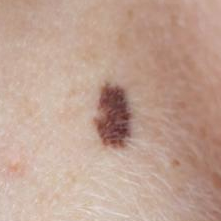
#> input picture Images/PAT_100_393_898.png, 221 x 221 px, given as the content of the folder ./Medical_Imaging/ImagesJPG/, which was not available
$ python maskcreation.py
#> lines starting #> are read from the running program, lines starting #| are printed output that depends on the picture
from PIL import Image
import numpy as np
import matplotlib.pyplot as plt
from skimage.color import rgb2gray
import matplotlib
matplotlib.use("QtAgg")
import os
import random

from skimage.filters import gaussian
from skimage.segmentation import active_contour


folderPNG = ".\\Medical_Imaging\\Images\\" #folder containing the png images
folderJPG = ".\\Medical_Imaging\\ImagesJPG\\" #folder containing the jpg images

# [13 lines left out: function pngtojpeg, not called in this run]


def randpicture(folder): #for the sake of testing other photos with ease
    filename = random.choice(os.listdir(folder))
    return filename


im = rgb2gray(Image.open(".\\Medical_Imaging\\ImagesJPG\\" + randpicture(folderJPG)))
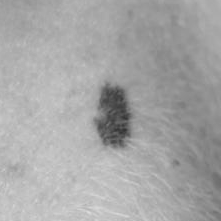
#> im: shape (221, 221) float64; min 0.201, max 0.863, mean 0.653

# [49 lines left out: functions snaking, masking, not called in this run]

#pngtojpeg()

$ run again, on Images/PAT_1276_957_406.png
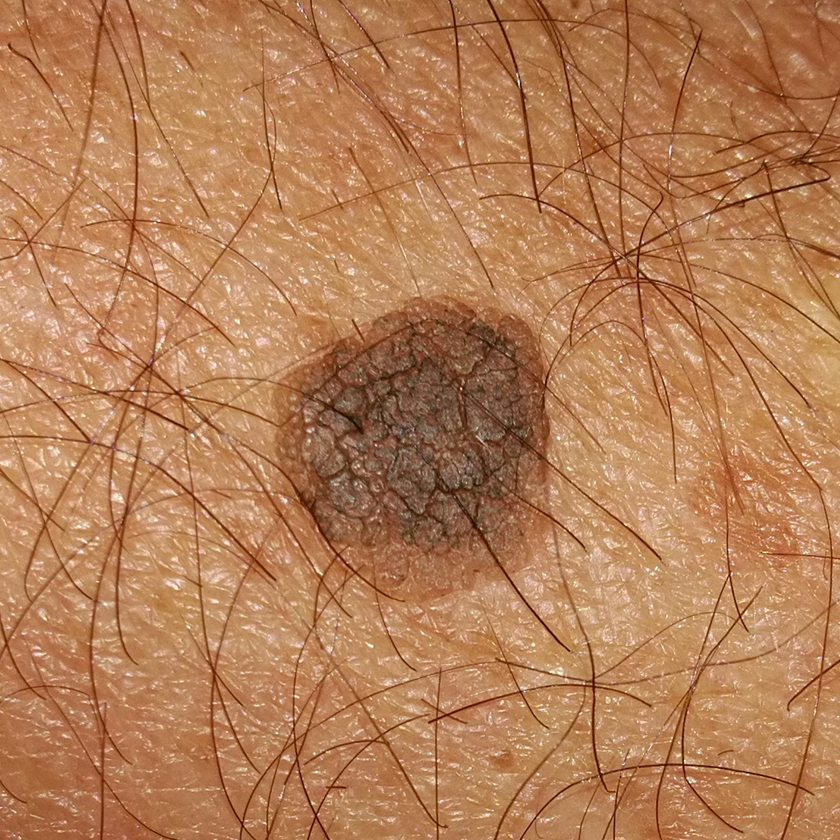
#> input picture Images/PAT_1276_957_406.png, 840 x 840 px, shrunk from 1146 x 1145 before the run, given as the content of the folder ./Medical_Imaging/ImagesJPG/, which was not available
#> `im = rgb2gray(Image.open(".\\Medical_Imaging\\ImagesJPG\\" + randpictu..`:
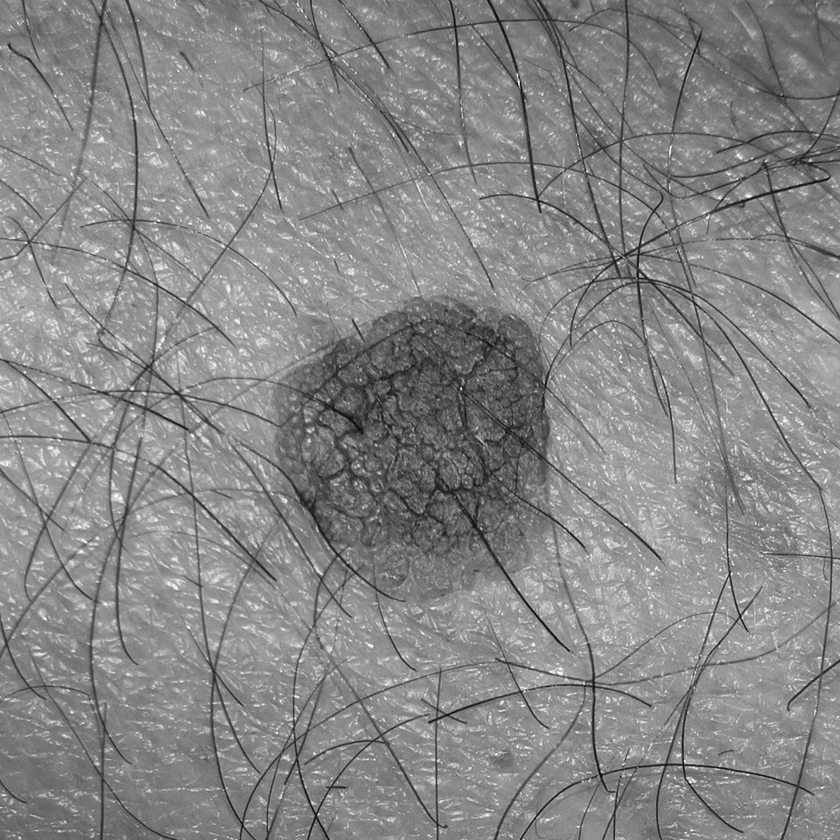
#> im: shape (840, 840) float64; min 0.0275, max 0.998, mean 0.53

$ run again, on Images/PAT_1453_1567_250.png
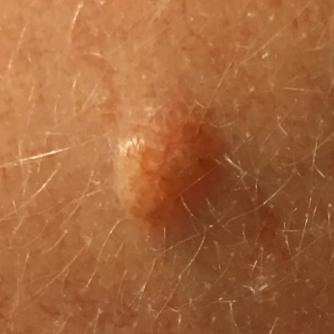
#> input picture Images/PAT_1453_1567_250.png, 334 x 334 px, given as the content of the folder ./Medical_Imaging/ImagesJPG/, which was not available
#> `im = rgb2gray(Image.open(".\\Medical_Imaging\\ImagesJPG\\" + randpictu..`:
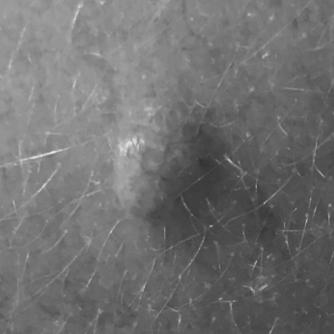
#> im: shape (334, 334) float64; min 0.195, max 0.934, mean 0.442
